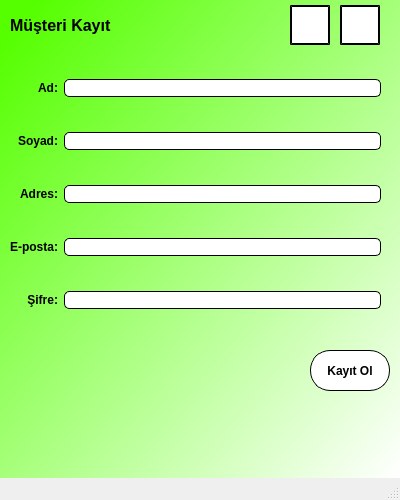
<?xml version="1.0" encoding="UTF-8"?>
<ui version="4.0">
 <class>MainWindow</class>
 <widget class="QMainWindow" name="MainWindow">
  <property name="geometry">
   <rect>
    <x>0</x>
    <y>0</y>
    <width>400</width>
    <height>500</height>
   </rect>
  </property>
  <property name="windowTitle">
   <string>Müşteri Kayıt Olma Ekranı</string>
  </property>
  <property name="styleSheet">
   <string notr="true"/>
  </property>
  <widget class="QWidget" name="centralwidget">
   <property name="styleSheet">
    <string notr="true">QLineEdit{
border:1px solid;
}
QWidget#centralwidget{
background-color:qlineargradient(spread:pad, x1:0, y1:0, x2:1, y2:1, stop:0.0451977 rgba(85, 255, 0, 255), stop:1 rgba(255, 255, 255, 255));}</string>
   </property>
   <widget class="QWidget" name="gridLayoutWidget">
    <property name="geometry">
     <rect>
      <x>10</x>
      <y>50</y>
      <width>381</width>
      <height>291</height>
     </rect>
    </property>
    <layout class="QGridLayout" name="gridLayout">
     <property name="rightMargin">
      <number>10</number>
     </property>
     <item row="4" column="1">
      <widget class="QLineEdit" name="lineEdit_sifre">
       <property name="styleSheet">
        <string notr="true">border-radius:5px;
background-color:white;</string>
       </property>
       <property name="echoMode">
        <enum>QLineEdit::Password</enum>
       </property>
       <property name="alignment">
        <set>Qt::AlignCenter</set>
       </property>
      </widget>
     </item>
     <item row="1" column="0">
      <widget class="QLabel" name="label_2">
       <property name="font">
        <font>
         <weight>75</weight>
         <bold>true</bold>
        </font>
       </property>
       <property name="text">
        <string>Soyad:</string>
       </property>
       <property name="scaledContents">
        <bool>false</bool>
       </property>
       <property name="alignment">
        <set>Qt::AlignRight|Qt::AlignTrailing|Qt::AlignVCenter</set>
       </property>
      </widget>
     </item>
     <item row="0" column="1">
      <widget class="QLineEdit" name="lineEdit_ad">
       <property name="styleSheet">
        <string notr="true">border-radius:5px;
background-color:white;</string>
       </property>
       <property name="alignment">
        <set>Qt::AlignCenter</set>
       </property>
      </widget>
     </item>
     <item row="4" column="0">
      <widget class="QLabel" name="label_4">
       <property name="font">
        <font>
         <weight>75</weight>
         <bold>true</bold>
        </font>
       </property>
       <property name="text">
        <string>Şifre:</string>
       </property>
       <property name="scaledContents">
        <bool>false</bool>
       </property>
       <property name="alignment">
        <set>Qt::AlignRight|Qt::AlignTrailing|Qt::AlignVCenter</set>
       </property>
      </widget>
     </item>
     <item row="0" column="0">
      <widget class="QLabel" name="label">
       <property name="font">
        <font>
         <weight>75</weight>
         <bold>true</bold>
        </font>
       </property>
       <property name="text">
        <string>Ad:</string>
       </property>
       <property name="scaledContents">
        <bool>false</bool>
       </property>
       <property name="alignment">
        <set>Qt::AlignRight|Qt::AlignTrailing|Qt::AlignVCenter</set>
       </property>
      </widget>
     </item>
     <item row="2" column="1">
      <widget class="QLineEdit" name="lineEdit_adres">
       <property name="styleSheet">
        <string notr="true">border-radius:5px;
background-color:white;</string>
       </property>
       <property name="alignment">
        <set>Qt::AlignCenter</set>
       </property>
      </widget>
     </item>
     <item row="3" column="0">
      <widget class="QLabel" name="label_3">
       <property name="font">
        <font>
         <weight>75</weight>
         <bold>true</bold>
        </font>
       </property>
       <property name="text">
        <string>E-posta:</string>
       </property>
       <property name="scaledContents">
        <bool>false</bool>
       </property>
       <property name="alignment">
        <set>Qt::AlignRight|Qt::AlignTrailing|Qt::AlignVCenter</set>
       </property>
      </widget>
     </item>
     <item row="3" column="1">
      <widget class="QLineEdit" name="lineEdit_eposta">
       <property name="styleSheet">
        <string notr="true">border-radius:5px;
background-color:white;</string>
       </property>
       <property name="alignment">
        <set>Qt::AlignCenter</set>
       </property>
      </widget>
     </item>
     <item row="1" column="1">
      <widget class="QLineEdit" name="lineEdit_soyad">
       <property name="styleSheet">
        <string notr="true">border-radius:5px;
background-color:white;</string>
       </property>
       <property name="alignment">
        <set>Qt::AlignCenter</set>
       </property>
      </widget>
     </item>
     <item row="2" column="0">
      <widget class="QLabel" name="label_5">
       <property name="font">
        <font>
         <weight>75</weight>
         <bold>true</bold>
        </font>
       </property>
       <property name="text">
        <string>Adres:</string>
       </property>
       <property name="scaledContents">
        <bool>false</bool>
       </property>
       <property name="alignment">
        <set>Qt::AlignRight|Qt::AlignTrailing|Qt::AlignVCenter</set>
       </property>
      </widget>
     </item>
    </layout>
   </widget>
   <widget class="QPushButton" name="pushButton_musteriKayit">
    <property name="enabled">
     <bool>true</bool>
    </property>
    <property name="geometry">
     <rect>
      <x>310</x>
      <y>350</y>
      <width>80</width>
      <height>41</height>
     </rect>
    </property>
    <property name="maximumSize">
     <size>
      <width>100</width>
      <height>16777215</height>
     </size>
    </property>
    <property name="font">
     <font>
      <weight>75</weight>
      <bold>true</bold>
     </font>
    </property>
    <property name="styleSheet">
     <string notr="true">border-radius:20px;
background-color:white;border:1px solid;</string>
    </property>
    <property name="text">
     <string>Kayıt Ol</string>
    </property>
   </widget>
   <widget class="QPushButton" name="pushButton_return">
    <property name="geometry">
     <rect>
      <x>290</x>
      <y>5</y>
      <width>40</width>
      <height>40</height>
     </rect>
    </property>
    <property name="styleSheet">
     <string notr="true">background-color: white;border-color: black;border-width: 2px; border-style: outset;</string>
    </property>
    <property name="text">
     <string/>
    </property>
    <property name="iconSize">
     <size>
      <width>25</width>
      <height>25</height>
     </size>
    </property>
   </widget>
   <widget class="QPushButton" name="pushButton_home">
    <property name="geometry">
     <rect>
      <x>340</x>
      <y>5</y>
      <width>40</width>
      <height>40</height>
     </rect>
    </property>
    <property name="autoFillBackground">
     <bool>false</bool>
    </property>
    <property name="styleSheet">
     <string notr="true">background-color: white;border-color: black;border-width: 2px; border-style: outset;</string>
    </property>
    <property name="text">
     <string/>
    </property>
    <property name="iconSize">
     <size>
      <width>25</width>
      <height>25</height>
     </size>
    </property>
   </widget>
   <widget class="QLabel" name="label_6">
    <property name="geometry">
     <rect>
      <x>10</x>
      <y>10</y>
      <width>261</width>
      <height>31</height>
     </rect>
    </property>
    <property name="font">
     <font>
      <pointsize>12</pointsize>
      <weight>75</weight>
      <bold>true</bold>
     </font>
    </property>
    <property name="text">
     <string>Müşteri Kayıt</string>
    </property>
   </widget>
  </widget>
  <widget class="QMenuBar" name="menubar">
   <property name="geometry">
    <rect>
     <x>0</x>
     <y>0</y>
     <width>400</width>
     <height>21</height>
    </rect>
   </property>
  </widget>
  <widget class="QStatusBar" name="statusbar"/>
 </widget>
 <tabstops>
  <tabstop>lineEdit_ad</tabstop>
  <tabstop>lineEdit_soyad</tabstop>
  <tabstop>lineEdit_adres</tabstop>
  <tabstop>lineEdit_eposta</tabstop>
  <tabstop>lineEdit_sifre</tabstop>
  <tabstop>pushButton_musteriKayit</tabstop>
  <tabstop>pushButton_return</tabstop>
  <tabstop>pushButton_home</tabstop>
 </tabstops>
 <resources/>
 <connections/>
</ui>
